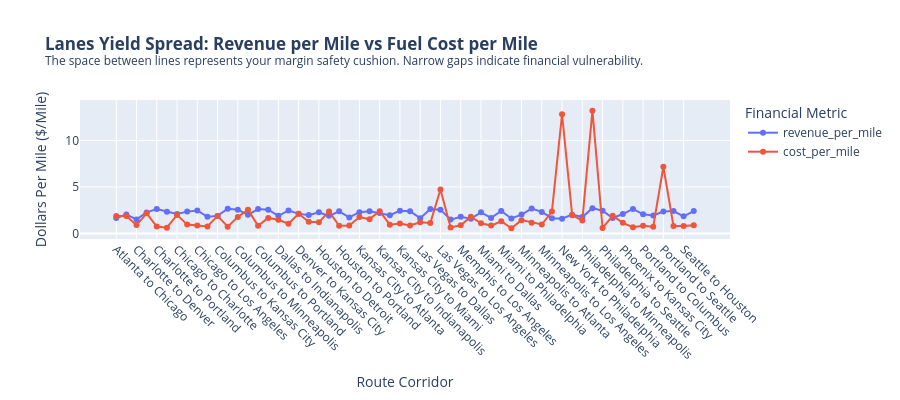

This figure's notebook cell:
### Code cell
df_sorted_routes = df_route_master.sort_values(by='city_pair')
fig_rates = px.line(
    df_sorted_routes, 
    x='city_pair', 
    y=['revenue_per_mile', 'cost_per_mile'],
    labels={'city_pair': 'Route Corridor', 'value': 'Dollars Per Mile ($/Mile)', 'variable': 'Financial Metric'},
    #labels={'cost_per_mile': 'Cost Per Mile ($/Mile)', 'city_pair': 'Route Corridor', 'revenue_per_mile': 'Revenue Per Mile ($/Mile)'},
    title='<b>Lanes Yield Spread: Revenue per Mile vs Fuel Cost per Mile</b><br><sup>The space between lines represents your margin safety cushion. Narrow gaps indicate financial vulnerability.</sup>',
    markers=True,
    height=400
)

fig_rates.update_xaxes(tickangle=45)
fig_rates.show()

### Figure 1 — Plotly figure (JSON) as saved in the notebook; plotly's stock layout.template omitted (floating-point values rounded to 4 significant figures)
{"data": [{"hovertemplate": "Financial Metric=revenue_per_mile<br>Route Corridor=%{x}<br>Dollars Per Mile ($/Mile)=%{y}<extra></extra>", "legendgroup": "revenue_per_mile", "line": {"color": "#636efa", "dash": "solid"}, "marker": {"symbol": "circle"}, "mode": "lines+markers", "name": "revenue_per_mile", "orientation": "v", "showlegend": true, "type": "scatter", "x": ["Atlanta to Chicago", "Atlanta to Miami", "Charlotte to Denver", "Charlotte to Memphis", "Charlotte to Portland", "Charlotte to Seattle", "Chicago to Charlotte", "Chicago to Las Vegas", "Chicago to Los Angeles", "Chicago to Portland", "Columbus to Kansas City", "Columbus to Los Angeles", "Columbus to Minneapolis", "Columbus to Philadelphia", "Columbus to Portland", "Dallas to Denver", "Dallas to Indianapolis", "Dallas to New York", "Denver to Kansas City", "Detroit to Houston", "Houston to Detroit", "Houston to Memphis", "Houston to Portland", "Houston to Seattle", "Kansas City to Atlanta", "Kansas City to Charlotte", "Kansas City to Indianapolis", "Kansas City to Los Angeles", "Kansas City to Miami", "Kansas City to Portland", "Las Vegas to Dallas", "Las Vegas to Kansas City", "Las Vegas to Los Angeles", "Las Vegas to New York", "Memphis to Los Angeles", "Memphis to Minneapolis", "Miami to Dallas", "Miami to Denver", "Miami to Philadelphia", "Miami to Seattle", "Minneapolis to Atlanta", "Minneapolis to Houston", "Minneapolis to Los Angeles", "New York to Columbus", "New York to Philadelphia", "Philadelphia to Indianapolis", "Philadelphia to Minneapolis", "Philadelphia to New York", "Philadelphia to Seattle", "Phoenix to Denver", "Phoenix to Kansas City", "Phoenix to Philadelphia", "Portland to Columbus", "Portland to Detroit", "Portland to Seattle", "Seattle to Charlotte", "Seattle to Houston", "Seattle to Indianapolis"], "xaxis": "x", "y": [1.655, 2.024, 1.502, 2.257, 2.614, 2.319, 2.077, 2.343, 2.472, 1.789, 1.883, 2.652, 2.547, 2.0, 2.618, 2.542, 1.896, 2.466, 2.125, 1.966, 2.264, 1.89, 2.376, 1.719, 2.28, 2.375, 2.199, 1.95, 2.439, 2.395, 1.642, 2.624, 2.555, 1.481, 1.799, 1.582, 2.264, 1.667, 2.413, 1.606, 2.022, 2.676, 2.314, 1.637, 1.573, 2.016, 1.758, 2.716, 2.445, 1.654, 2.081, 2.632, 2.056, 1.936, 2.348, 2.4, 1.836, 2.404], "yaxis": "y"}, {"hovertemplate": "Financial Metric=cost_per_mile<br>Route Corridor=%{x}<br>Dollars Per Mile ($/Mile)=%{y}<extra></extra>", "legendgroup": "cost_per_mile", "line": {"color": "#EF553B", "dash": "solid"}, "marker": {"symbol": "circle"}, "mode": "lines+markers", "name": "cost_per_mile", "orientation": "v", "showlegend": true, "type": "scatter", "x": ["Atlanta to Chicago", "Atlanta to Miami", "Charlotte to Denver", "Charlotte to Memphis", "Charlotte to Portland", "Charlotte to Seattle", "Chicago to Charlotte", "Chicago to Las Vegas", "Chicago to Los Angeles", "Chicago to Portland", "Columbus to Kansas City", "Columbus to Los Angeles", "Columbus to Minneapolis", "Columbus to Philadelphia", "Columbus to Portland", "Dallas to Denver", "Dallas to Indianapolis", "Dallas to New York", "Denver to Kansas City", "Detroit to Houston", "Houston to Detroit", "Houston to Memphis", "Houston to Portland", "Houston to Seattle", "Kansas City to Atlanta", "Kansas City to Charlotte", "Kansas City to Indianapolis", "Kansas City to Los Angeles", "Kansas City to Miami", "Kansas City to Portland", "Las Vegas to Dallas", "Las Vegas to Kansas City", "Las Vegas to Los Angeles", "Las Vegas to New York", "Memphis to Los Angeles", "Memphis to Minneapolis", "Miami to Dallas", "Miami to Denver", "Miami to Philadelphia", "Miami to Seattle", "Minneapolis to Atlanta", "Minneapolis to Houston", "Minneapolis to Los Angeles", "New York to Columbus", "New York to Philadelphia", "Philadelphia to Indianapolis", "Philadelphia to Minneapolis", "Philadelphia to New York", "Philadelphia to Seattle", "Phoenix to Denver", "Phoenix to Kansas City", "Phoenix to Philadelphia", "Portland to Columbus", "Portland to Detroit", "Portland to Seattle", "Seattle to Charlotte", "Seattle to Houston", "Seattle to Indianapolis"], "xaxis": "x", "y": [1.878, 1.874, 0.8896, 2.157, 0.7343, 0.615, 1.989, 0.946, 0.8586, 0.7541, 1.882, 0.7247, 1.771, 2.539, 0.8162, 1.666, 1.473, 1.042, 2.114, 1.245, 1.191, 2.361, 0.8193, 0.8595, 1.764, 1.534, 2.392, 0.9325, 1.051, 0.848, 1.201, 1.115, 4.725, 0.6444, 0.8795, 1.803, 1.085, 0.8395, 1.309, 0.5476, 1.425, 1.149, 0.955, 2.351, 12.82, 1.958, 1.378, 13.2, 0.5817, 1.899, 1.138, 0.6627, 0.8322, 0.7172, 7.172, 0.7878, 0.7826, 0.8682], "yaxis": "y"}], "layout": {"height": 400, "legend": {"title": {"text": "Financial Metric"}, "tracegroupgap": 0}, "title": {"text": "<b>Lanes Yield Spread: Revenue per Mile vs Fuel Cost per Mile</b><br><sup>The space between lines represents your margin safety cushion. Narrow gaps indicate financial vulnerability.</sup>"}, "xaxis": {"anchor": "y", "domain": [0, 1], "tickangle": 45, "title": {"text": "Route Corridor"}}, "yaxis": {"anchor": "x", "domain": [0, 1], "title": {"text": "Dollars Per Mile ($/Mile)"}}}}
